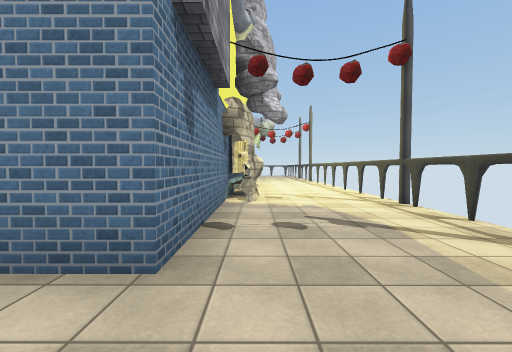
[1] (above)

18 first-person views from a walk through a scene from a Unity 3-D project. The camera is 1.4 m above the floor, tilts 2° down and sees 90° across. The floor is counted in squares, 2 m on a side. Each view is taken from the middle of a square. On the plan, view 1 faces up. The plan holds only what a view shows up to about 9 squares ahead; the rest is blank. The place goes on beyond the plan. Some surface patterns are stand-ins.

[2]
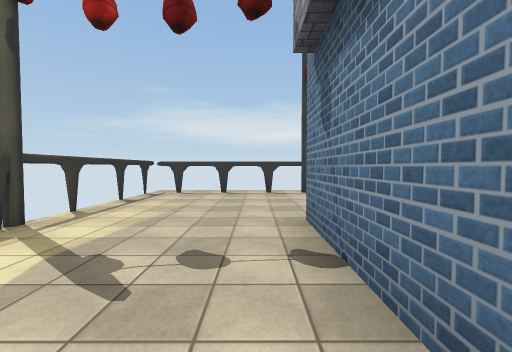

[3]
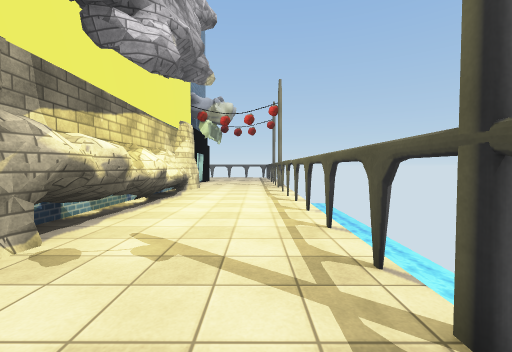

[4]
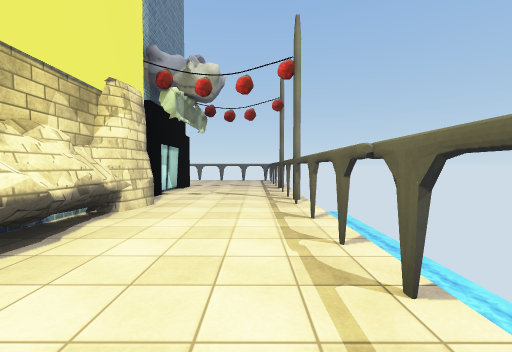

[5]
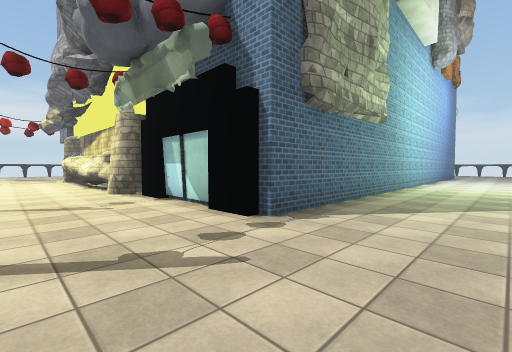

[6]
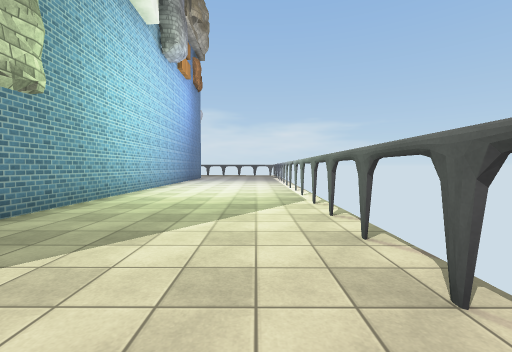

[7]
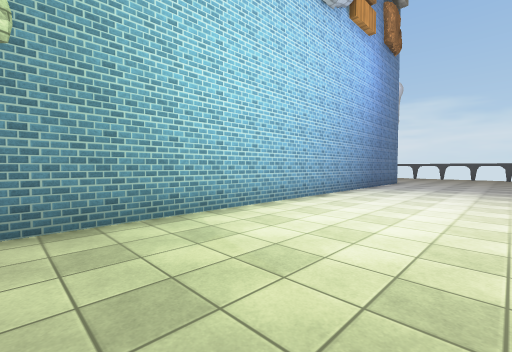

[8]
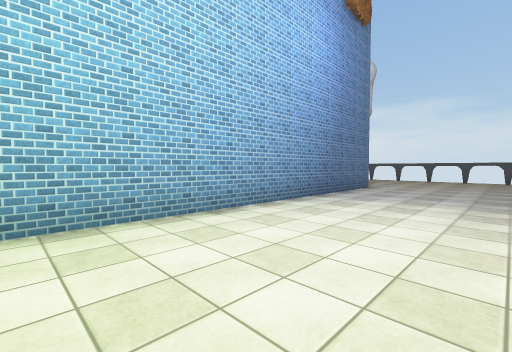

[9]
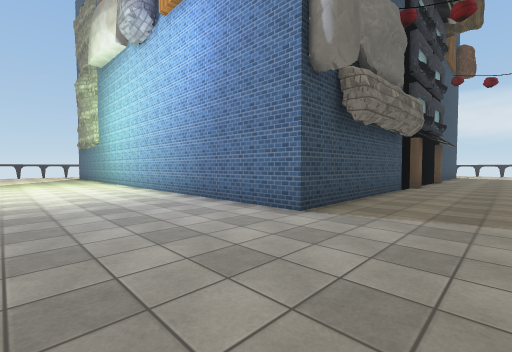

[10]
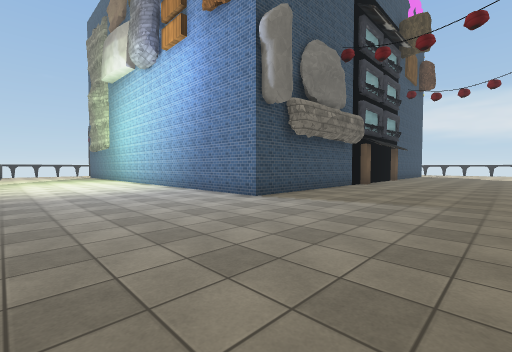

[11]
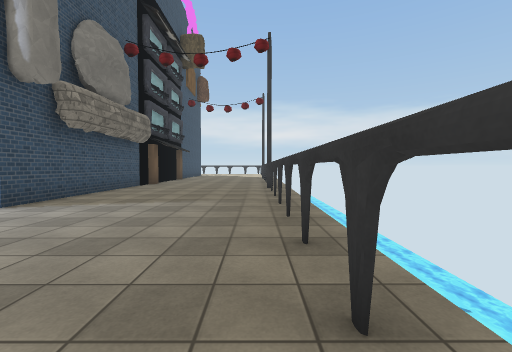

[12]
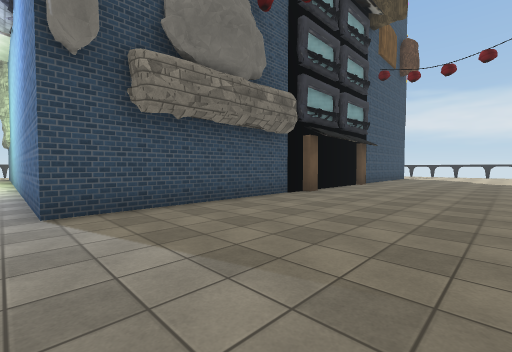

[13]
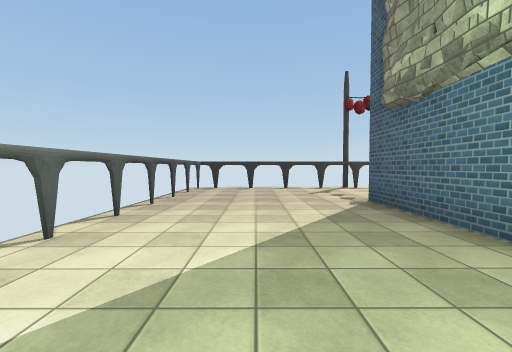

[14]
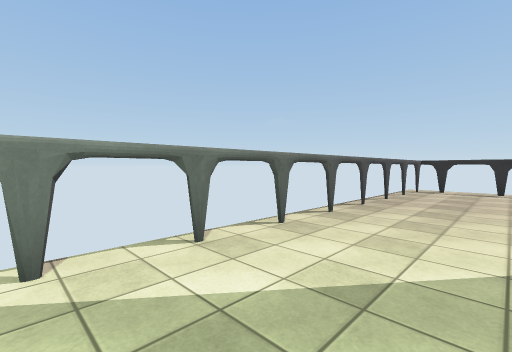

[15]
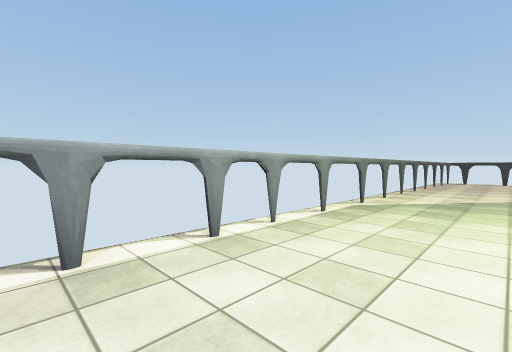

[16]
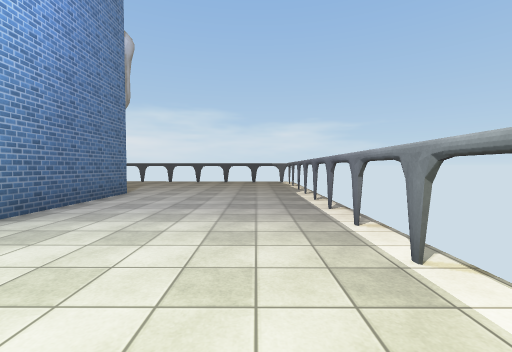

[17]
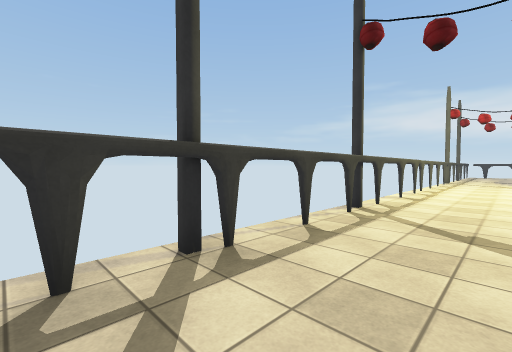

[18]
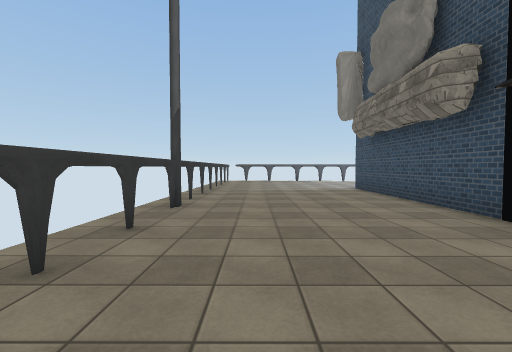

### Floor plan
Key: @ floor where view 1 was taken; # wall or solid block; . floor; v drop or lower ground.
Columns run from 22 left of view 1 to 3 right of it. Each row starts with its distance up from view 1.
 23       vvvvvvv
 22  ........#################
 21 #........................#
 20 v........................#
 19 v........................#
 18 v........................#
 17 #.....################...#
 16 #.....#              #...#
 15 v.....#              #...#
 14 v.....#              #...#
 13 v.....#              ##..#
 12 ......#              ##..#
 11 v.....#               #..#
 10  .....#               #..#
  9  .....               ##..#
  8  ...                 ##..#
  7  ..                  ##..#
  6                      ##..#
  5                      #...#
  4                      #...#
  3                      #...#
  2                     ##...#
  1                      ....#
  0                      .@..v
 -1                      ....v
 -2                      ####v

Positions as (right, up) in squares from view 1, and headings:
1: (0, 0), facing up
2: (0, 5), facing down
3: (2, 4), facing up
4: (2, 8), facing up
5: (2, 20), facing down-left
6: (-1, 21), facing left
7: (-5, 21), facing down-left
8: (-8, 21), facing down-left
9: (-19, 21), facing down-right
10: (-21, 22), facing down-right
11: (-21, 22), facing down
12: (-21, 18), facing down-right
13: (-6, 20), facing right
14: (-6, 20), facing up-right
15: (-11, 20), facing up-right
16: (-10, 21), facing left
17: (1, 18), facing down-right
18: (-20, 9), facing up
